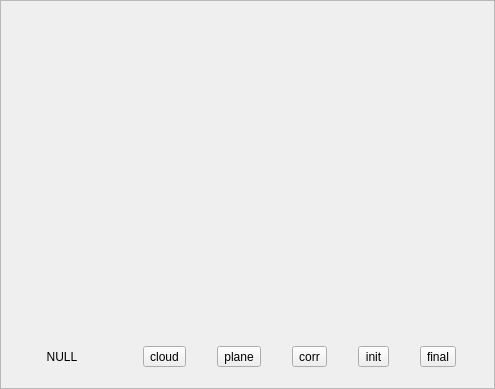
<?xml version="1.0" encoding="UTF-8"?>
<ui version="4.0">
 <class>ICPMixedInitView</class>
 <widget class="QFrame" name="ICPMixedInitView">
  <property name="geometry">
   <rect>
    <x>0</x>
    <y>0</y>
    <width>495</width>
    <height>389</height>
   </rect>
  </property>
  <property name="focusPolicy">
   <enum>Qt::StrongFocus</enum>
  </property>
  <property name="contextMenuPolicy">
   <enum>Qt::PreventContextMenu</enum>
  </property>
  <property name="windowTitle">
   <string>ICPMixedInit</string>
  </property>
  <property name="frameShape">
   <enum>QFrame::StyledPanel</enum>
  </property>
  <property name="frameShadow">
   <enum>QFrame::Raised</enum>
  </property>
  <layout class="QGridLayout" name="gridLayout">
   <item row="1" column="0" colspan="3">
    <widget class="QWidget" name="widget" native="true">
     <property name="sizePolicy">
      <sizepolicy hsizetype="Expanding" vsizetype="Expanding">
       <horstretch>0</horstretch>
       <verstretch>0</verstretch>
      </sizepolicy>
     </property>
     <property name="minimumSize">
      <size>
       <width>320</width>
       <height>240</height>
      </size>
     </property>
     <property name="focusPolicy">
      <enum>Qt::StrongFocus</enum>
     </property>
     <layout class="QGridLayout" name="gridLayout_2"/>
    </widget>
   </item>
   <item row="2" column="0">
    <widget class="QLabel" name="label">
     <property name="sizePolicy">
      <sizepolicy hsizetype="Minimum" vsizetype="Minimum">
       <horstretch>0</horstretch>
       <verstretch>0</verstretch>
      </sizepolicy>
     </property>
     <property name="minimumSize">
      <size>
       <width>100</width>
       <height>40</height>
      </size>
     </property>
     <property name="maximumSize">
      <size>
       <width>40</width>
       <height>40</height>
      </size>
     </property>
     <property name="text">
      <string>NULL</string>
     </property>
     <property name="alignment">
      <set>Qt::AlignCenter</set>
     </property>
    </widget>
   </item>
   <item row="2" column="1" colspan="2">
    <layout class="QHBoxLayout" name="horizontalLayout">
     <item>
      <widget class="QToolButton" name="cloud">
       <property name="text">
        <string>cloud</string>
       </property>
      </widget>
     </item>
     <item>
      <widget class="QToolButton" name="plane">
       <property name="text">
        <string>plane</string>
       </property>
      </widget>
     </item>
     <item>
      <widget class="QToolButton" name="corr">
       <property name="text">
        <string>corr</string>
       </property>
      </widget>
     </item>
     <item>
      <widget class="QToolButton" name="initT">
       <property name="text">
        <string>init</string>
       </property>
      </widget>
     </item>
     <item>
      <widget class="QToolButton" name="finalT">
       <property name="text">
        <string>final</string>
       </property>
      </widget>
     </item>
    </layout>
   </item>
  </layout>
 </widget>
 <resources/>
 <connections/>
</ui>
